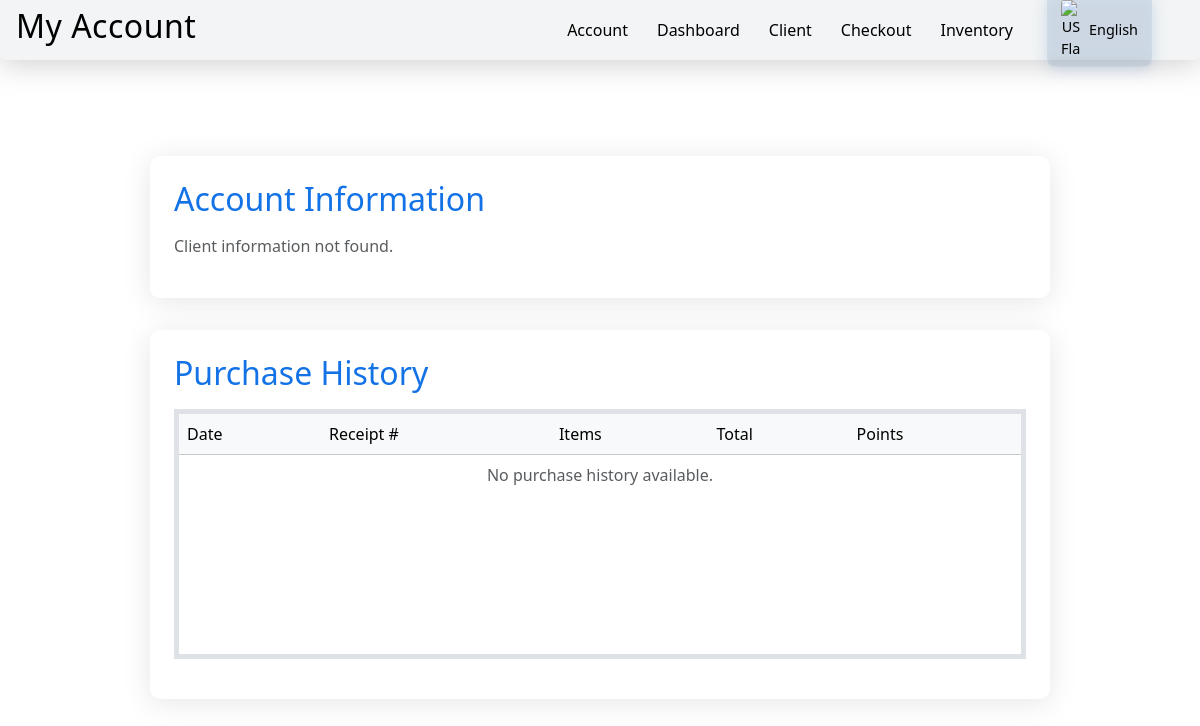
The page /Phase3/clientAccount.php on the database as committed earlier.
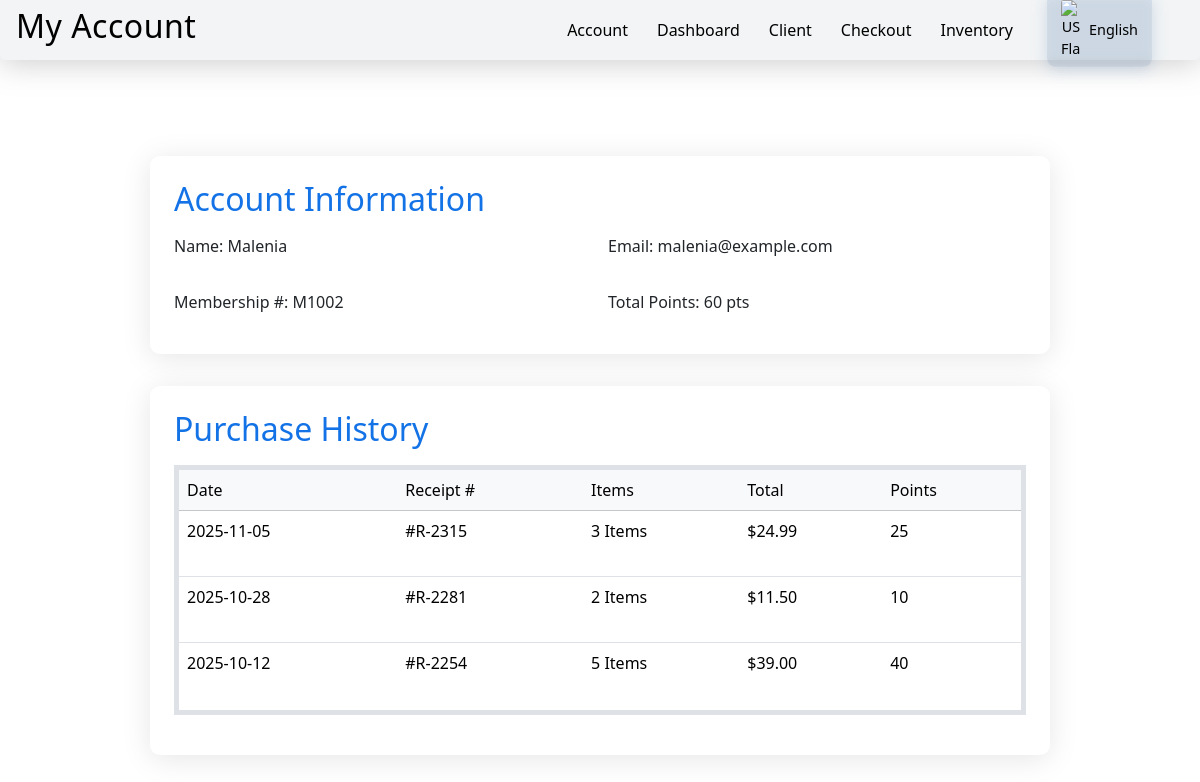
The same page on the database as committed later.
### tables this page shows
CREATE TABLE `clients` (
  `client_id` int(11) NOT NULL,
  `name` varchar(100) NOT NULL,
  `email` varchar(100) NOT NULL,
  `password` varchar(255) NOT NULL,
  `membership_number` varchar(20) DEFAULT NULL,
  `total_points` int(11) DEFAULT 0
);

CREATE TABLE `purchase_history` (
  `purchase_id` int(11) NOT NULL,
  `client_id` int(11) NOT NULL,
  `purchase_date` date NOT NULL,
  `receipt_number` varchar(20) NOT NULL,
  `items` int(11) DEFAULT 0,
  `total` decimal(10,2) DEFAULT 0.00,
  `points` int(11) DEFAULT 0,
  `created_at` timestamp NULL DEFAULT current_timestamp()
);

### Phase3/clientAccount.php (the view, shortened to what this page needs)
<!DOCTYPE html>
<html lang="en">
<head>
  <link href="https://cdn.jsdelivr.net/npm/bootstrap@5.3.8/dist/css/bootstrap.min.css" rel="stylesheet">
  <link rel="stylesheet" href="clientAccount.css">
</head>
<body>
  <header>
    <nav>
      <h1>My Account</h1>
      <div class="nav-right">
        <ul>
          <li><a href="clientAccount.php">Account</a></li>
          <li><a href="#">Dashboard</a></li>
          <li><a href="clients.php">Client</a></li>
          <li><a href="#">Checkout</a></li>
          <li><a href="#">Inventory</a></li>
        </ul>
        <div class="lang-dropdown">
          <button class="lang-btn" id="current-lang">
            <img src="https://flagcdn.com/w20/us.png" alt="US Flag" />
            <span>English</span>
          </button>
        </div>
      </div>
    </nav>
  </header>
  <main>
    <?php
      $servername = "localhost";
      $username = "root";
      $password = "";
      $dbname = "iotphase3";
      $conn = new mysqli($servername, $username, $password, $dbname);
      $client_id = 1;
      $client_sql = "SELECT name, email, membership_number, total_points
                     FROM clients
                     WHERE client_id = $client_id";
      $client_result = $conn->query($client_sql);
      $client = $client_result->fetch_assoc();
      $history_sql = "SELECT purchase_date, receipt_number, items, total, points
                      FROM purchase_history
                      WHERE client_id = $client_id
                      ORDER BY purchase_date DESC";
      $history_result = $conn->query($history_sql);
    ?>
    <section class="account-card">
      <h2>Account Information</h2>
      <?php if ($client): ?>
        <div class="info">
          <p><strong>Name:</strong> <?= htmlspecialchars($client['name']) ?></p>
          <p><strong>Email:</strong> <?= htmlspecialchars($client['email']) ?></p>
          <p><strong>Membership #:</strong> <?= htmlspecialchars($client['membership_number']) ?></p>
          <p><strong>Total Points:</strong> <?= htmlspecialchars($client['total_points']) ?> pts</p>
        </div>
      <?php else: ?>
        <p class="text-muted">Client information not found.</p>
      <?php endif; ?>
    </section>
    <section class="history-card">
      <h2>Purchase History</h2>
      <table class="table table-hover">
        <thead class="table-light">
          <tr>
            <th>Date</th>
            <th>Receipt #</th>
            <th>Items</th>
            <th>Total</th>
            <th>Points</th>
          </tr>
        </thead>
        <tbody>
          <?php if ($history_result && $history_result->num_rows > 0): ?>
            <?php while ($row = $history_result->fetch_assoc()): ?>
              <tr>
                <td><?= htmlspecialchars($row['purchase_date']) ?></td>
                <td>#<?= htmlspecialchars($row['receipt_number']) ?></td>
                <td><?= htmlspecialchars($row['items']) ?> Items</td>
                <td>$<?= number_format($row['total'], 2) ?></td>
                <td><?= htmlspecialchars($row['points']) ?></td>
              </tr>
            <?php endwhile; ?>
          <?php else: ?>
            <tr>
              <td colspan="5" class="text-center text-muted">No purchase history available.</td>
            </tr>
          <?php endif; ?>
        </tbody>
      </table>
    </section>
  </main>
</body>
</html>

### Phase3/clientAccount.css (style rules this page uses)
* { font-family: 'Segoe UI', Tahoma, Geneva, Verdana, sans-serif; font-weight: 300; margin: 0; padding: 0; box-sizing: border-box; }
html, body { height: 100%; }
nav { height: 60px; width: 100%; display: flex; align-items: center; justify-content: space-between; background: rgba(134, 147, 163, 0.105); box-shadow: 0 4px 30px rgba(129, 129, 129, 0.379); backdrop-filter: blur(10px); -webkit-backdrop-filter: blur(10px); border-radius: 0px 0px 5px 5px; padding: 0 2rem; }
.nav-right { display: flex; align-items: center; gap: 2rem; }
nav h1 { font-weight: 400; margin-right: auto; font-size: 2em; color: #000000; letter-spacing: 0.5px; text-shadow: 0 0 1px rgba(0, 0, 0, 0.05); margin-left: -1rem; }
nav ul { display: flex !important; align-items: center !important; gap: 25px !important; margin: 0 !important; padding: 0 !important; list-style: none !important; height: 100%; }
nav ul li { display: flex; align-items: center; height: 100%; }
nav ul li a { display: flex !important; align-items: center !important; justify-content: center !important; height: 60px !important; padding: 0 2px !important; font-size: 1rem !important; color: #000 !important; text-decoration: none !important; transition: all 0.3s ease !important; }
main { width: 100%; min-height: 100vh; display: flex; flex-direction: column; justify-content: flex-start; align-items: center; padding-top: 6rem; gap: 2rem; }
.lang-dropdown { position: relative; margin-left: 1rem; transform: translateX(-1rem); }
.lang-btn { display: flex; align-items: center; gap: 8px; background: rgba(144, 172, 206, 0.3); color: #000000; border: none; border-radius: 8px; padding: 6.75px 14px; cursor: pointer; font-size: 0.9rem; font-weight: 400; transition: all 0.3s ease; box-shadow: 0 4px 15px rgba(144, 172, 206, 0.4); backdrop-filter: blur(5px); -webkit-backdrop-filter: blur(5px); }
.lang-btn img { width: 20px; height: auto; border-radius: 3px; }
.account-card, .history-card { background: rgba(255, 255, 255, 0.3); backdrop-filter: blur(10px); border-radius: 10px; box-shadow: 0 4px 30px rgba(0, 0, 0, 0.1); padding: 1.5rem; width: 90%; max-width: 900px; }
.account-card h2, .history-card h2 { color: #1372e6; font-weight: 400; margin-bottom: 1rem; }
.info { display: grid; grid-template-columns: repeat(2, 1fr); gap: 1rem; }
table { width: 100%; height: 250px; border:5px solid #9fc2ce28; min-width:fit-content; border-radius: 5px; }

Rows that differ between the two databases and show on the page:
added clients: name "Malenia", email "malenia@example.com", membership_number "M1002", total_points "60"
added purchase_history: purchase_date "2025-11-05", receipt_number "R-2315", items "3", total "24.99", points "25"
added purchase_history: purchase_date "2025-10-28", receipt_number "R-2281", items "2", total "11.50", points "10"
added purchase_history: purchase_date "2025-10-12", receipt_number "R-2254", items "5", total "39.00", points "40"
Other text that changed with them:
text no longer shown: "Client information not found. No purchase history available."
text now shown: "Name: Email: Membership #: Total Points: pts"
